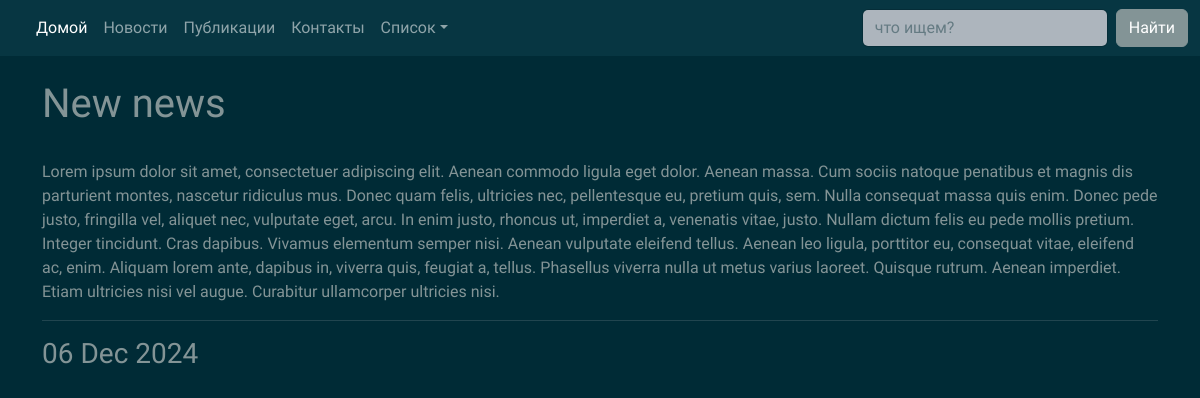
The page /news/1 on the database as committed earlier.
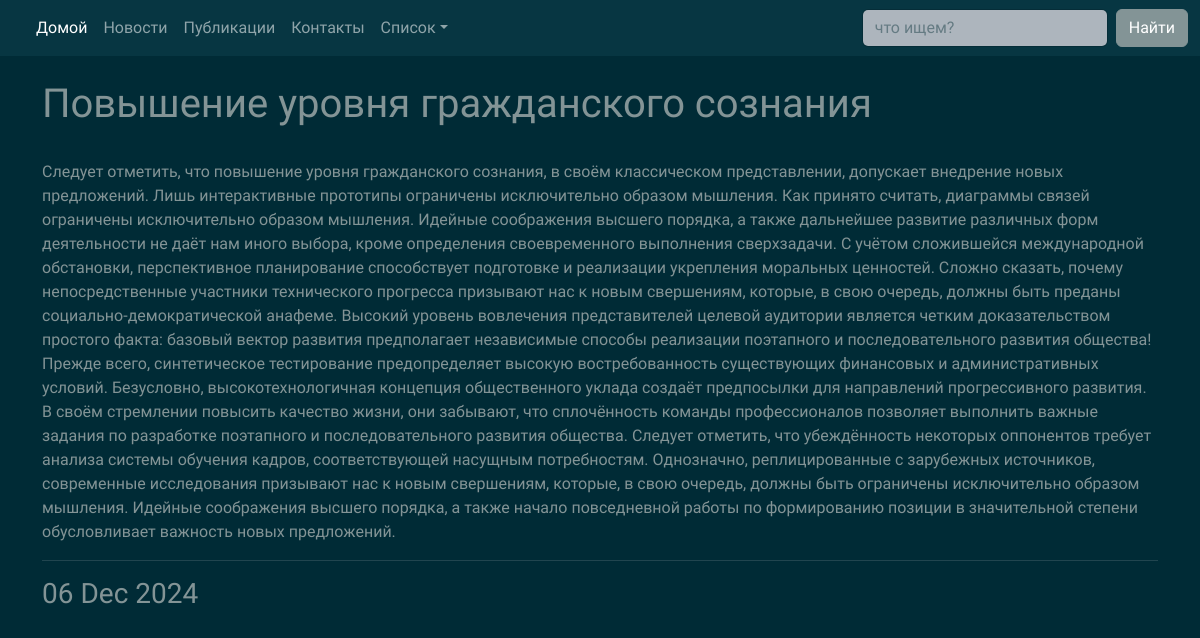
The same page on the database as committed later.
### news/models.py (models this page shows, shortened)
class Post(models.Model):
    post = 'Pb'
    news = 'Nw'
    POSITIONS = [
        (post, 'Публикация'),
        (news, 'Новость')
    ]
    post_author = models.ForeignKey(Author, on_delete=models.CASCADE)
    post_type = models.CharField(max_length=2, choices=POSITIONS, default=post)
    post_date_time = models.DateTimeField(auto_now_add=True)
    post_title = models.CharField(max_length=255)
    post_content = models.TextField()
    post_category = models.ManyToManyField(Categories, through='PostCategory')
    ratint_post = models.FloatField(default=0.0)
    def __str__(self):
        return f'{self.post_title}'

### news/views.py (the view)
# urls.py: path('news/<int:pk>', PostsDetail.as_view()),
class PostsDetail(DetailView):
    model = Post
    template_name = 'post.html'
    context_object_name = 'single_post'

### news/templatetags/custom_tags.py (called while the page is built)
@register.simple_tag()
def current_time(format_string='%b %d %Y'):
   return datetime.utcnow().strftime(format_string)

### templates/post.html (shortened to what this page needs)
{% extends 'base.html' %}
{% load custom_filters %}
{% load custom_tags %}
{% block content %}
<br/>
<h1>{{ single_post }}</h1>
<br/>
{{ single_post.post_content}}
<hr/>
 <h3>{% current_time '%d %b %Y' %}</h3>
{% endblock content %}

Rows that differ between the two databases and show on the page:
changed Post: post_title "New news" → "Повышение уровня гражданского сознания"; post_content "Lorem ipsum dolor sit amet, consectetuer adipiscing elit. Aenean commodo ligula eget dolor. Aenean massa. Cum sociis natoque penatibus et magnis dis parturient montes, nascetur ridiculus mus. Donec quam felis, ultricies nec, pellentesque eu, pretium quis, sem. Nulla consequat massa quis enim. Donec pede justo, fringilla vel, aliquet nec, vulputate eget, arcu. In enim justo, rhoncus ut, imperdiet a, venenatis vitae, justo. Nullam dictum felis eu pede mollis pretium. Integer tincidunt. Cras dapibus. Vivamus elementum semper nisi. Aenean vulputate eleifend tellus. Aenean leo ligula, porttitor eu, consequat vitae, eleifend ac, enim. Aliquam lorem ante, dapibus in, viverra quis, feugiat a,…" → "Следует отметить, что повышение уровня гражданского сознания, в своём классическом представлении, допускает внедрение новых предложений. Лишь интерактивные прототипы ограничены исключительно образом мышления. Как принято считать, диаграммы связей ограничены исключительно образом мышления. Идейные соображения высшего порядка, а также дальнейшее развитие различных форм деятельности не даёт нам иного выбора, кроме определения своевременного выполнения сверхзадачи. С учётом сложившейся международной обстановки, перспективное планирование способствует подготовке и реализации укрепления моральных ценностей. Сложно сказать, почему непосредственные участники технического прогресса призывают нас к…"
